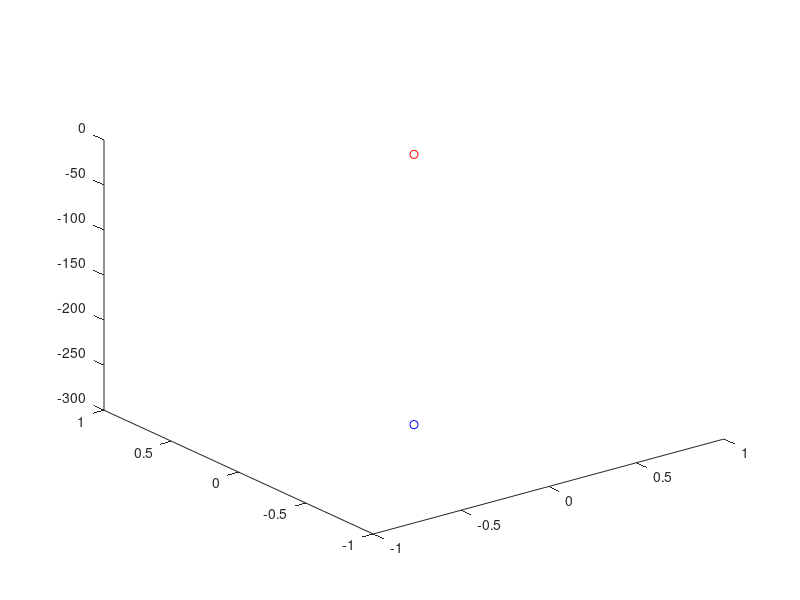

Write the MATLAB code that produced this figure. (Note: this script raises an error after producing the figure.)
function [ws_bowl_mat] = ws_position_bowl()

position = [0;0;-300];
ws_orientation = [];
ws_bowl_mat = [];

figure
plot3(position(1),position(2),position(3),'bo') % end of end-effector 
hold on 
plot3(0,0,0,'ro') %origin 
hold on

%Rotation of all orientation around x-axis
    for i=1:31 %orientation 0 to 30°
        rotation = [1 0 0 deg2rad(i-1)]; %rotation at x-axis
        R = axang2rotm(rotation);
        rod_middle = R* [[0;0;300], [0; 0; -300]]; %rotation of the center line through origin
        plot3(rod_middle(1,:),rod_middle(2,:),rod_middle(3,:) ,'b','LineWidth',2) %plot middle line through trocar point
        ws_orientation = [ws_orientation rod_middle(:,2)]; 
    end

%Rotation of all the orientation (0 to 30°) around z-axis
for angle = 1:10:360
rotation_z = [0 0 1 deg2rad(angle)]; %rotation at z-axis  
    R = axang2rotm(rotation_z); 
    for index = 1:30
    ws_bowl = R* ws_orientation(:,index);
    plot3(ws_bowl(1,:),ws_bowl(2,:),ws_bowl(3,:) ,'ro','LineWidth',1) %plot middle line through trocar point
    ws_bowl_mat = [ws_bowl_mat ws_bowl];
    end
end

grid on 
daspect([1,1,1]) %For equal data unit lengths in all directions
xlabel('x in mm') %text in x-coordinate
ylabel('y in mm') %text in y-coordinate
zlabel('z in mm') %text in z-coordinate